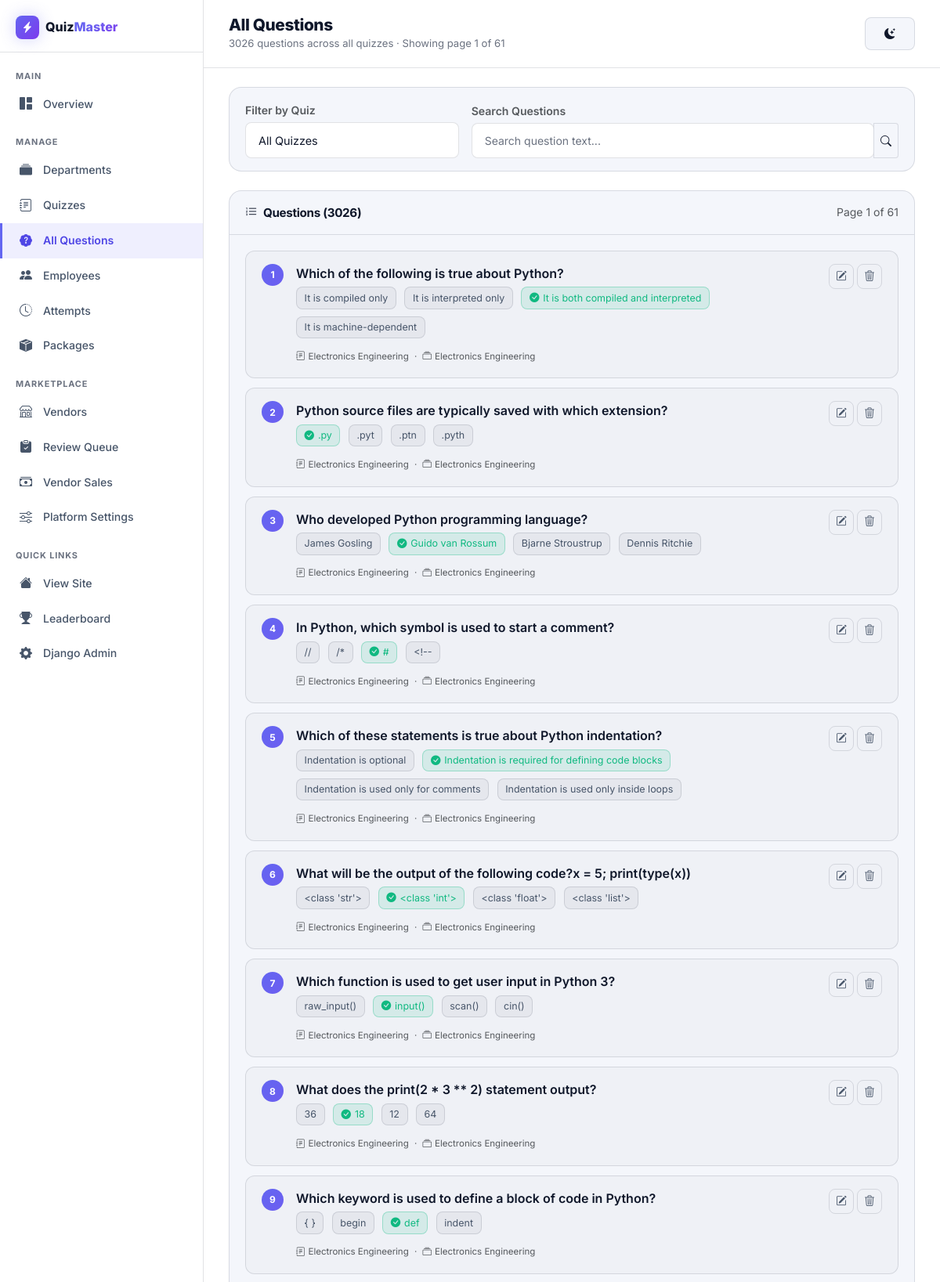
Screenshot of /dashboard/questions/ (signed in, upper part) with the database file from the repository.
### quizzes/models.py (models this page shows, shortened)
class Question(models.Model):
    QUESTION_TYPE_CHOICES = [
        ('mcq', 'Multiple Choice (Single Answer)'),
        ('multi', 'Multiple Choice (Multiple Answers)'),
        ('tf', 'True / False'),
        ('short', 'Short Answer'),
    ]
    quiz = models.ForeignKey(
        Quiz,
        on_delete=models.CASCADE,
        related_name='questions'
    )
    text = models.TextField(help_text='The question text.')
    question_type = models.CharField(
        max_length=10,
        choices=QUESTION_TYPE_CHOICES,
        default='mcq',
        help_text='Type of question.'
    )
    image = models.ImageField(
        upload_to='question_images/',
        null=True, blank=True,
        help_text='Optional image for image-based questions.'
    )
    explanation = models.TextField(
        blank=True,
        help_text='Explanation shown after quiz submission to explain the correct answer.'
    )
    short_answer_text = models.CharField(
        max_length=500, blank=True,
        help_text='Correct answer for short-answer questions (case-insensitive match).'
    )
    order = models.PositiveIntegerField(default=0)
    created_at = models.DateTimeField(auto_now_add=True)
    class Meta:
        ordering = ['order', 'id']

class Choice(models.Model):
    question = models.ForeignKey(
        Question,
        on_delete=models.CASCADE,
        related_name='choices'
    )
    text = models.CharField(max_length=500)
    is_correct = models.BooleanField(default=False)

class Quiz(models.Model):
    STATUS_CHOICES = [
        ('draft', 'Draft'),
        ('pending', 'Pending Review'),
        ('approved', 'Approved / Published'),
        ('rejected', 'Rejected'),
    ]
    department = models.ForeignKey(
        Department,
        on_delete=models.CASCADE,
        related_name='quizzes'
    )
    subcategory = models.ForeignKey(
        SubCategory,
        on_delete=models.SET_NULL,
        null=True, blank=True,
        related_name='quizzes'
    )
    owner = models.ForeignKey(
        User,
        on_delete=models.CASCADE,
        null=True, blank=True,
        related_name='owned_quizzes',
        help_text='The vendor who owns this quiz. Empty for platform/admin-owned quizzes.'
    )
    name = models.CharField(max_length=300)
    slug = models.SlugField(max_length=300, unique=True, blank=True)
    prerequisites = models.TextField(
        help_text='List prerequisites or knowledge required before taking this quiz.'
    )
    total_questions = models.PositiveIntegerField(
        help_text='Number of questions in this quiz.'
    )
    mark_per_question = models.DecimalField(
        max_digits=5, decimal_places=2, default=1.00,
        help_text='Marks awarded for each correct answer.'
    )
    pass_mark = models.DecimalField(
        max_digits=6, decimal_places=2,
        help_text='Minimum marks required to pass.'
    )
    time_limit = models.PositiveIntegerField(
        help_text='Time limit in minutes to complete the quiz.'
    )
    is_published = models.BooleanField(default=False)
    status = models.CharField(
        max_length=20, choices=STATUS_CHOICES, default='draft',
        help_text='Review workflow status. Admin approval sets this to "approved" and publishes the quiz.'
    )
    rejection_reason = models.TextField(blank=True)
    submitted_at = models.DateTimeField(null=True, blank=True)
    reviewed_at = models.DateTimeField(null=True, blank=True)
    reviewed_by = models.ForeignKey(
        User,
        on_delete=models.SET_NULL,
        null=True, blank=True,
        related_name='reviewed_quizzes'
    )
    price = models.DecimalField(
        max_digits=10, decimal_places=2, default=0.00,
        help_text='Price to purchase this quiz individually. 0 means free/open.'
    )
    allow_retake = models.BooleanField(
        default=True,
        help_text='Allow users to retake this quiz.'
    )
    shuffle_questions = models.BooleanField(
        default=True,
        help_text='Randomize question order for each attempt.'
    )
    show_instant_feedback = models.BooleanField(
        default=False,
        help_text='Show correct answer immediately after selecting a choice.'
    )
    per_question_time_limit = models.PositiveIntegerField(
        null=True, blank=True,
        help_text='Optional per-question time limit in seconds. Leave blank for no limit.'
    )
    created_at = models.DateTimeField(auto_now_add=True)
    updated_at = models.DateTimeField(auto_now=True)
    class Meta:
        verbose_name_plural = 'Quizzes'
        ordering = ['-created_at']
    @property
    def question_count(self):
        return self.questions.count()

class Department(models.Model):
    name = models.CharField(max_length=200)
    slug = models.SlugField(max_length=200, unique=True, blank=True)
    description = models.TextField(blank=True)
    icon = models.CharField(
        max_length=50,
        default='bi-mortarboard-fill',
        help_text='Bootstrap icon class, e.g. bi-gear-fill'
    )
    is_active = models.BooleanField(default=True)
    is_approved = models.BooleanField(
        default=False,
        help_text='Vendor-created categories require admin approval before going public.'
    )
    created_by = models.ForeignKey(
        User,
        on_delete=models.SET_NULL,
        null=True, blank=True,
        related_name='created_departments',
        help_text='The vendor who created this category. Empty for admin-created.'
    )
    created_at = models.DateTimeField(auto_now_add=True)
    updated_at = models.DateTimeField(auto_now=True)
    class Meta:
        ordering = ['name']

### quizzes/views.py (the view)
# urls.py: path('dashboard/questions/', views.dashboard_all_questions, name='dashboard_all_questions'),
@staff_member_required
def dashboard_all_questions(request):
    quiz_id = request.GET.get('quiz')
    search = request.GET.get('q', '').strip()
    questions = Question.objects.select_related('quiz', 'quiz__department').prefetch_related('choices')
    if quiz_id:
        questions = questions.filter(quiz_id=quiz_id)
    if search:
        questions = questions.filter(text__icontains=search)
    questions = questions.order_by('quiz__name', 'order', 'id')
    paginator = Paginator(questions, 50)
    page_number = request.GET.get('page', 1)
    page_obj = paginator.get_page(page_number)
    quizzes = Quiz.objects.order_by('name')
    context = {
        'page_obj': page_obj,
        'quizzes': quizzes,
        'selected_quiz': int(quiz_id) if quiz_id else None,
        'search_query': search,
        'active_page': 'questions',
        'total_questions': paginator.count,
    }
    return render(request, 'quizzes/dashboard/all_questions.html', context)

### quizzes/templates/quizzes/dashboard/all_questions.html (shortened to what this page needs)
{% extends "quizzes/dashboard/base.html" %}
{% block page_title %}All Questions{% endblock %}
{% block page_subtitle %}{{ total_questions }} questions across all quizzes · Showing page {{ page_obj.number }} of {{ page_obj.paginator.num_pages }}{% endblock %}
{% block dash_content %}
<div class="dash-card mb-4">
    <div class="dash-card-body" style="padding: 1rem 1.25rem;">
        <form method="get" class="d-flex flex-wrap gap-3 align-items-end">
            <div style="min-width: 200px; flex: 1;">
                <label class="form-label small fw-600 text-muted mb-1">Filter by Quiz</label>
                <select name="quiz" class="form-select form-select-sm" onchange="this.form.submit()">
                    <option value="">All Quizzes</option>
                </select>
            </div>
            <div style="min-width: 250px; flex: 2;">
                <label class="form-label small fw-600 text-muted mb-1">Search Questions</label>
                <div class="input-group input-group-sm">
                    <input type="text" name="q" class="form-control" placeholder="Search question text..." value="{{ search_query }}">
                    <button type="submit" class="btn btn-glass btn-sm">
                        <i class="bi bi-search"></i>
                    </button>
                </div>
            </div>
        </form>
    </div>
</div>
<div class="dash-card">
    <div class="dash-card-header">
        <h5><i class="bi bi-list-ol me-2"></i>Questions ({{ page_obj.paginator.count }})</h5>
        <span class="text-muted small">Page {{ page_obj.number }} of {{ page_obj.paginator.num_pages }}</span>
    </div>
    <div class="dash-card-body">
        {% if page_obj %}
            {% for q in page_obj %}
            <div class="dash-question-card">
                <div class="d-flex justify-content-between align-items-start">
                    <div class="d-flex gap-3 align-items-start flex-grow-1" style="min-width: 0;">
                        <div class="dash-question-num">{{ q.order }}</div>
                        <div style="min-width: 0; flex: 1;">
                            <div class="fw-600 mb-1" style="word-wrap: break-word;">{{ q.text }}</div>
                            <div class="d-flex flex-wrap gap-1 mb-1">
                                {% for choice in q.choices.all %}
                                <span class="dash-choice-chip {% if choice.is_correct %}correct{% else %}wrong{% endif %}">
                                    {% if choice.is_correct %}<i class="bi bi-check-circle-fill"></i>{% endif %}
                                    {{ choice.text|truncatechars:60 }}
                                </span>
                                {% endfor %}
                            </div>
                            <span class="text-muted" style="font-size: 0.72rem;">
                                <i class="bi bi-journal-text me-1"></i>{{ q.quiz.name }}
                                <span class="mx-1">·</span>
                                <i class="bi bi-collection me-1"></i>{{ q.quiz.department.name }}
                            </span>
                        </div>
                    </div>
                    <div class="d-flex gap-1 flex-shrink-0 ms-2">
                        <a href="{% url 'dashboard_edit_question' pk=q.pk %}?next={{ request.get_full_path|urlencode }}"
                           class="dash-action-btn" title="Edit">
                            <i class="bi bi-pencil-square"></i>
                        </a>
                        <form method="post" action="{% url 'dashboard_delete_question' pk=q.pk %}">
                            <button type="submit" class="dash-action-btn danger" title="Delete"
                                    onclick="return confirm('Delete question #{{ q.order }}?');">
                                <i class="bi bi-trash3"></i>
                            </button>
                        </form>
                    </div>
                </div>
            </div>
            {% endfor %}
        {% else %}
            <div class="dash-empty">
                <i class="bi bi-question-circle d-block"></i>
                <h5>No Questions Found</h5>
                <p>{% if search_query %}No questions match your search.{% else %}No questions have been added yet.{% endif %}</p>
            </div>
        {% endif %}
    </div>
</div>
{% endblock %}

### static/css/style.css (style rules this page uses)
:root { --bg-primary: #0a0e1a; --bg-secondary: #111827; --bg-card: rgba(17, 24, 39, 0.6); --bg-card-hover: rgba(30, 41, 59, 0.7); --glass-bg: rgba(255, 255, 255, 0.03); --glass-border: rgba(255, 255, 255, 0.08); --glass-highlight: rgba(255, 255, 255, 0.05); --accent-primary: #6366f1; --accent-secondary: #8b5cf6; --accent-tertiary: #a78bfa; --gradient-start: #6366f1; --gradient-mid: #8b5cf6; --gradient-end: #ec4899; --text-primary: #f1f5f9; --text-secondary: #94a3b8; --text-muted: #64748b; --success: #10b981; --warning: #f59e0b; --danger: #ef4444; --info: #3b82f6; --radius-sm: 8px; --radius-md: 12px; --radius-lg: 16px; --radius-xl: 24px; --shadow-sm: 0 2px 8px rgba(0, 0, 0, 0.3); --shadow-md: 0 4px 16px rgba(0, 0, 0, 0.4); --shadow-lg: 0 8px 32px rgba(0, 0, 0, 0.5); --shadow-glow: 0 0 40px rgba(99, 102, 241, 0.15); --font-primary: 'Inter', -apple-system, BlinkMacSystemFont, sans-serif; --font-mono: 'JetBrains Mono', monospace; --transition-fast: 0.15s ease; --transition-normal: 0.3s cubic-bezier(0.4, 0, 0.2, 1); --transition-slow: 0.5s cubic-bezier(0.4, 0, 0.2, 1); }
html[data-theme="light"] { --bg-primary: #ffffff; --bg-secondary: #f4f6fb; --bg-card: #f4f6fb; --bg-card-hover: #eceff5; --glass-bg: #f4f6fb; --glass-border: rgba(15, 23, 42, 0.12); --glass-highlight: rgba(15, 23, 42, 0.05); --text-primary: #0f172a; --text-secondary: #475569; --text-muted: #6b7280; --shadow-sm: 0 1px 2px rgba(15, 23, 42, 0.06); --shadow-md: 0 6px 18px rgba(15, 23, 42, 0.10); --shadow-lg: 0 16px 40px rgba(15, 23, 42, 0.14); --shadow-glow: 0 8px 24px rgba(99, 102, 241, 0.18); --accent-secondary: #6d5ef0; --accent-tertiary: #4f46e5; --gradient-start: #6366f1; --gradient-mid: #6d5ef0; --gradient-end: #7c3aed; color-scheme: light; }
html[data-theme="light"] .form-control, html[data-theme="light"] .form-select { background: #ffffff !important; }
html[data-theme="light"], html[data-theme="light"] body { background: var(--bg-primary); color: var(--text-primary); }
body, .glass-navbar, .glass-footer, .glass-card, .dash-sidebar, .dash-topbar { transition: background-color var(--transition-normal), border-color var(--transition-normal), color var(--transition-normal); }
*, *::before, *::after { margin: 0; padding: 0; box-sizing: border-box; }
html { scroll-behavior: smooth; }
body { font-family: var(--font-primary); background: var(--bg-primary); color: var(--text-primary); min-height: 100vh; overflow-x: hidden; line-height: 1.6; }
.fw-600 { font-weight: 600; }
h1, h2, h3, h4, h5, h6 { font-weight: 700; letter-spacing: -0.02em; }
.btn-glass { background: var(--glass-bg); border: 1px solid var(--glass-border); color: var(--text-primary); font-weight: 500; padding: 0.6rem 1.5rem; border-radius: var(--radius-sm); transition: var(--transition-normal); backdrop-filter: blur(10px); }
.form-control, .form-select { background: rgba(255, 255, 255, 0.04) !important; border: 1px solid var(--glass-border) !important; color: var(--text-primary) !important; border-radius: var(--radius-sm) !important; padding: 0.7rem 1rem !important; font-size: 0.9rem; transition: var(--transition-fast); }
.form-control::placeholder { color: var(--text-muted); }
.form-label { font-weight: 600; font-size: 0.88rem; color: var(--text-secondary); margin-bottom: 0.4rem; }

### rows the page displays
Question: order "1", text "Which of the following is true about Python?", quiz.name "Electronics Engineering", quiz.department.name "Electronics Engineering"
Choice: text "It is compiled only"
Choice: text "It is interpreted only"
Choice: is_correct True (drawn), text "It is both compiled and interpreted"
Choice: text "It is machine-dependent"
Question: order "2", text "Python source files are typically saved with which extension?", quiz.name "Electronics Engineering", quiz.department.name "Electronics Engineering"
Choice: is_correct True (drawn), text ".py"
Choice: text ".pyt"
Choice: text ".ptn"
Choice: text ".pyth"
Question: order "3", text "Who developed Python programming language?", quiz.name "Electronics Engineering", quiz.department.name "Electronics Engineering"
Choice: text "James Gosling"
Choice: is_correct True (drawn), text "Guido van Rossum"
Choice: text "Bjarne Stroustrup"
Choice: text "Dennis Ritchie"
Question: order "4", text "In Python, which symbol is used to start a comment?", quiz.name "Electronics Engineering", quiz.department.name "Electronics Engineering"
Choice: text "//"
Choice: text "/*"
Choice: is_correct True (drawn), text "#"
Choice: text "<!--"
Question: order "5", text "Which of these statements is true about Python indentation?", quiz.name "Electronics Engineering", quiz.department.name "Electronics Engineering"
Choice: text "Indentation is optional"
Choice: is_correct True (drawn), text "Indentation is required for defining code blocks"
Choice: text "Indentation is used only for comments"
Choice: text "Indentation is used only inside loops"
Question: order "6", text "What will be the output of the following code?x = 5; print(type(x))", quiz.name "Electronics Engineering", quiz.department.name "Electronics Engineering"
Choice: text "<class 'str'>"
Choice: is_correct True (drawn), text "<class 'int'>"
Choice: text "<class 'float'>"
Choice: text "<class 'list'>"
Question: order "7", text "Which function is used to get user input in Python 3?", quiz.name "Electronics Engineering", quiz.department.name "Electronics Engineering"
Choice: text "raw_input()"
Choice: is_correct True (drawn), text "input()"
Choice: text "scan()"
Choice: text "cin()"
Question: order "8", text "What does the print(2 * 3 ** 2) statement output?", quiz.name "Electronics Engineering", quiz.department.name "Electronics Engineering"
Choice: text "36"
Choice: is_correct True (drawn), text "18"
Choice: text "12"
Choice: text "64"
Question: order "9", text "Which keyword is used to define a block of code in Python?", quiz.name "Electronics Engineering", quiz.department.name "Electronics Engineering"
Choice: text "{ }"
Choice: text "begin"
Choice: is_correct True (drawn), text "def"
Choice: text "indent"

### other values shown
{{ total_questions }} "3026"
{{ page_obj.number }} "1"
{{ page_obj.paginator.num_pages }} "61"
{{ page_obj.paginator.count }} "3026"
